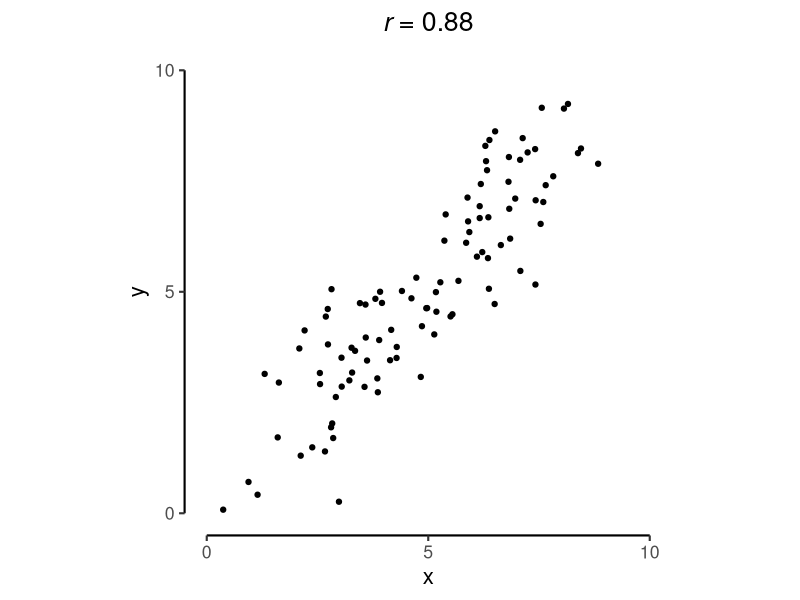
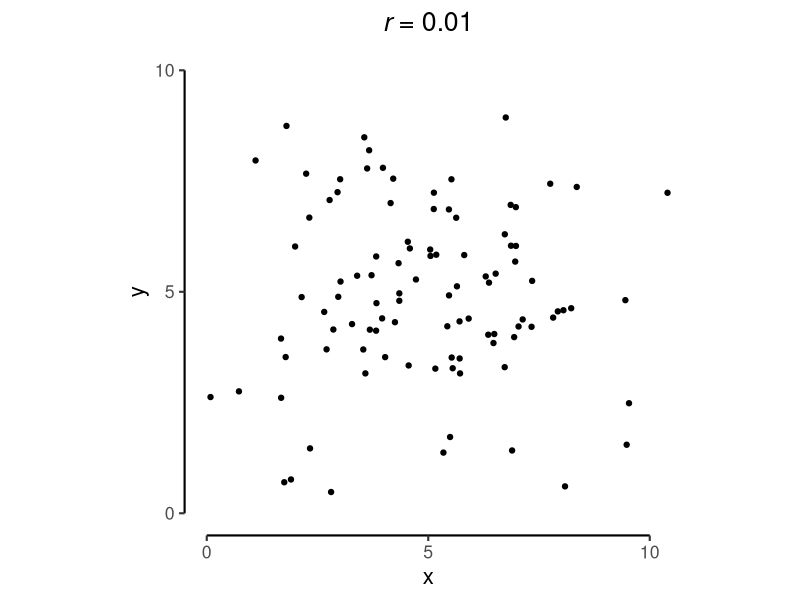
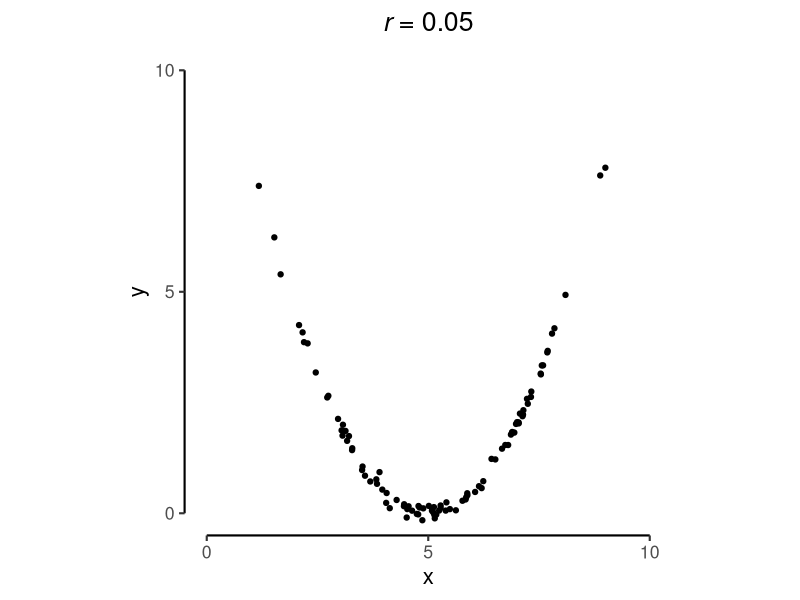
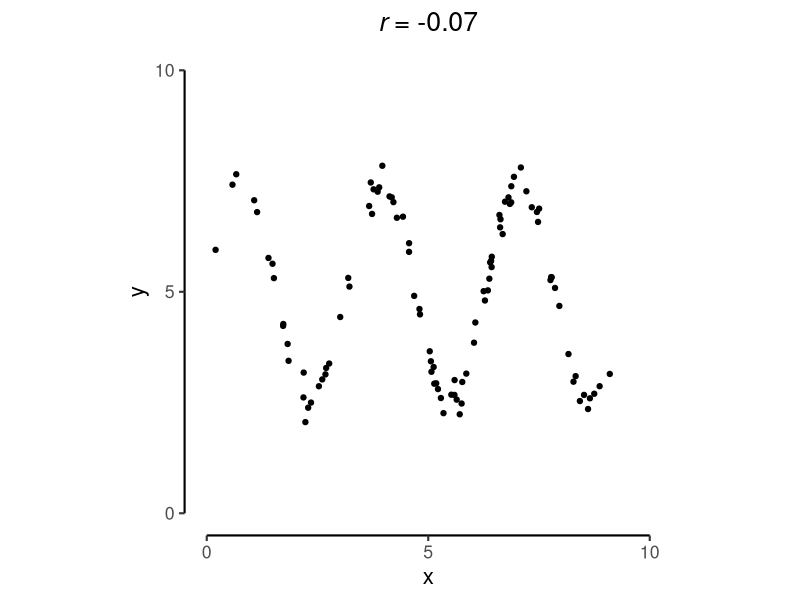
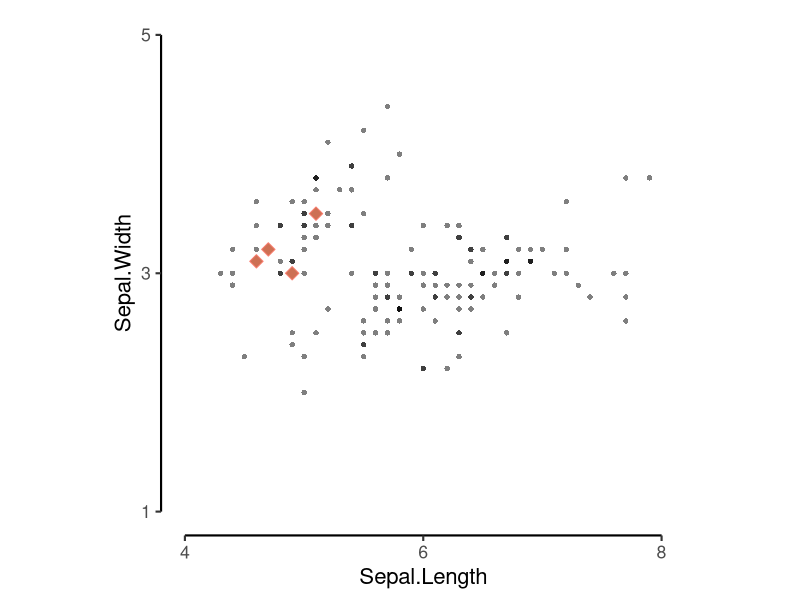
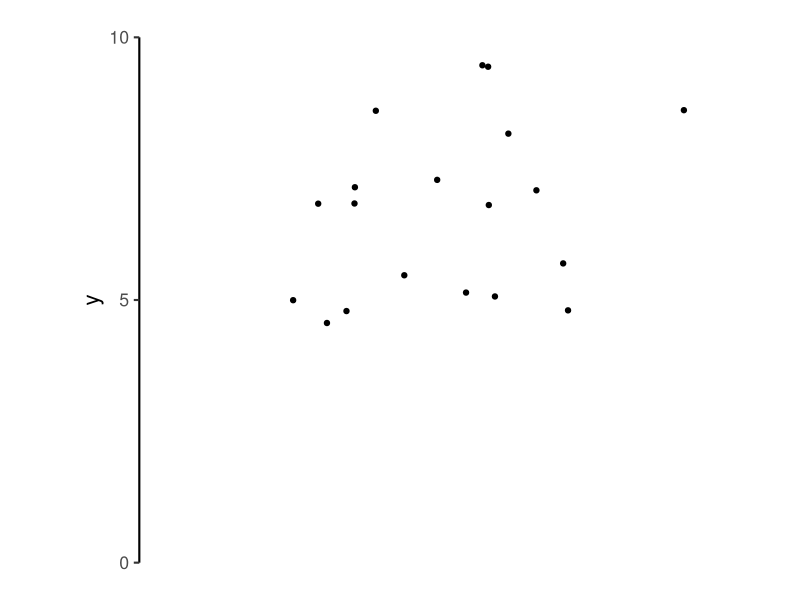
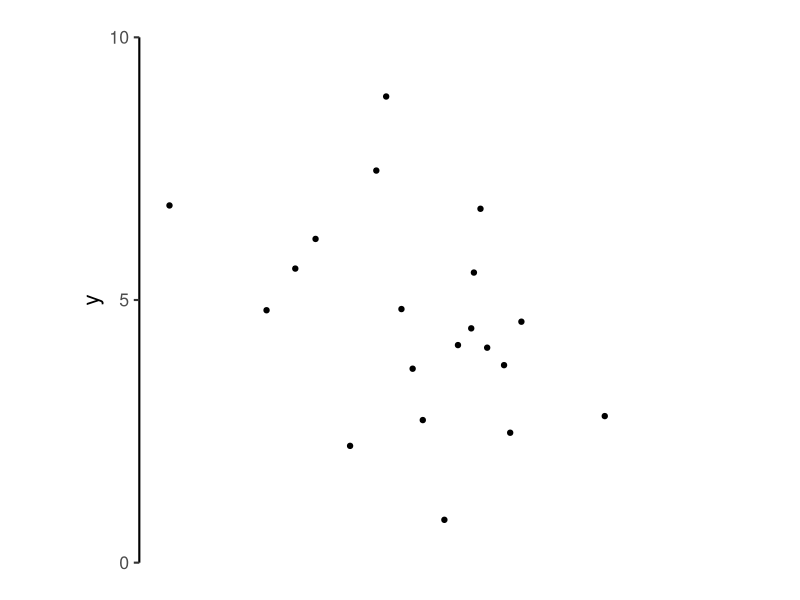
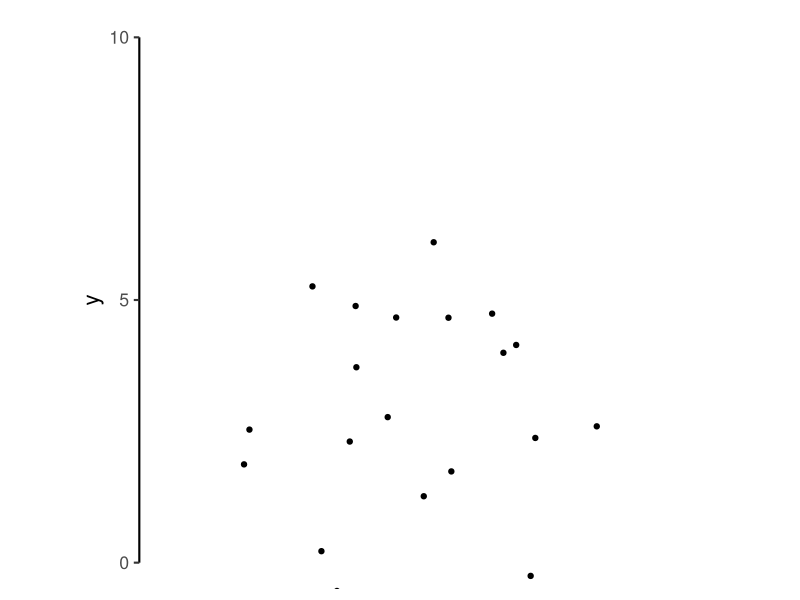

Reproduce these figures in R, in order.
## ---- chunk 1
#| echo: false
library(tidyverse)
## ---- chunk 2
#| echo: false
#| fig-width: 3
#| fig-height: 4
#| fig-align: center
#| layout-ncol: 4
n <- 100

d1 <- data.frame(x = runif(n, 2, 8) + rnorm(n, 0, 1)) |>
  mutate(y = x + rnorm(n, 0, 1))
d2 <- data.frame(x = runif(n, 2, 8) + rnorm(n, 0, 1)) |>
  mutate(y = runif(n, 2, 8) + rnorm(n, 0, 1))
d3 <- data.frame(x = runif(n, 2, 8) + rnorm(n, 0, 1)) |>
  mutate(y = .5* (x - 5)^2  + rnorm(n, 0, .1))
d4 <- data.frame(x = runif(n, 1, 9) + rnorm(n, 0, .5)) |>
  mutate(y = 2.5 * sin(2 * x) + 5 + rnorm(n, 0, .2))

sctplt <- function(df) {
  r <- cor(df$x, df$y)
  
  df |>
    ggplot(aes(x = x, y = y)) +
    geom_point() +
    scale_x_continuous(breaks = c(0, 5, 10), labels = c(0, 5, 10)) +
    scale_y_continuous(breaks = c(0, 5, 10), labels = c(0, 5, 10)) +
    coord_cartesian(xlim = c(0, 10), ylim = c(0, 10)) +
    guides(y = guide_axis(cap = "both"), x = guide_axis(cap = "both")) +
    labs(title = paste("*r* =", round(r, 2))) +
    theme_classic(base_size = 16) +
    theme(aspect.ratio = 1,
          plot.title = ggtext::element_markdown(hjust = .5))
}

sctplt(d1)
sctplt(d2)
sctplt(d3)
sctplt(d4)
## ---- chunk 3
iris_small <- iris |>
  select(Sepal.Length, Sepal.Width) |>
  head(4)
iris_small
## ---- chunk 4
x_bar <- mean(iris_small$Sepal.Length)
x_sd <- sd(iris_small$Sepal.Length)

y_bar <- mean(iris_small$Sepal.Width)
y_sd <- sd(iris_small$Sepal.Width)

iris_small <- iris_small |>
  mutate(sq_diff_x = Sepal.Length - x_bar,
         sq_diff_y = Sepal.Width - y_bar,
         product = sq_diff_x * sq_diff_y)
iris_small

sum(iris_small$product) / ((nrow(iris_small) - 1) * x_sd * y_sd)
## ---- chunk 5
iris_small <- iris |>
  select(Sepal.Length, Sepal.Width) |>
  head(4)
iris_small
## ---- chunk 6
cor(iris_small$Sepal.Length, iris_small$Sepal.Width)
## ---- chunk 7
#| echo: false
#| fig-width: 5
#| fig-height: 4
#| fig-align: center
iris |>
  ggplot(aes(x = Sepal.Length, y = Sepal.Width)) +
  geom_point(alpha = .5, shape = 16) +
  geom_point(data = head(iris, 4), fill = "salmon3", color = "salmon", size = 3.3, shape = 23) +
  scale_x_continuous(breaks = c(4, 6, 8), labels = c(4, 6, 8)) +
  scale_y_continuous(breaks = c(1, 3, 5), labels = c(1, 3, 5)) +
  coord_cartesian(xlim = c(4, 8), ylim = c(1, 5)) +
  guides(y = guide_axis(cap = "both"), x = guide_axis(cap = "both")) +
  theme_classic(base_size = 16) +
  theme(aspect.ratio = 1)
## ---- chunk 8
cor(iris$Sepal.Length, iris$Sepal.Width)
## ---- chunk 9
#| echo: false
#| fig-width: 3
#| fig-height: 3
#| fig-align: center
#| layout-ncol: 3
n <- 20

d1 <- data.frame(x = runif(n, 2, 8) + rnorm(n, 0, 1)) |>
  mutate(y = runif(n, 2, 8) + 2 + rnorm(n, 0, 1))
d2 <- data.frame(x = runif(n, 2, 8) + rnorm(n, 0, 1)) |>
  mutate(y = runif(n, 2, 8) + rnorm(n, 0, 1))
d3 <- data.frame(x = runif(n, 2, 8) + rnorm(n, 0, 1)) |>
  mutate(y = runif(n, 2, 8) + -2 + rnorm(n, 0, 1))

sctplt_mean <- function(df) {
  df |>
    ggplot(aes(x = x, y = y)) +
    geom_point() +
    scale_x_continuous(breaks = NULL) +
    scale_y_continuous(breaks = c(0, 5, 10), labels = c(0, 5, 10)) +
    coord_cartesian(xlim = c(0, 10), ylim = c(0, 10)) +
    guides(y = guide_axis(cap = "both"), x = "none") +
    labs(x = NULL) +
    theme_classic(base_size = 16) +
    theme(aspect.ratio = 1)
}

sctplt_mean(d1)
sctplt_mean(d2)
sctplt_mean(d3)
## ---- chunk 10
#| echo: false
#| fig-width: 3
#| fig-height: 3
#| fig-align: center
#| layout-ncol: 3

sctplt_mean(d1) +
  geom_hline(aes(yintercept = mean(y)), color = "salmon") +
  geom_point()
sctplt_mean(d2) +
  geom_hline(aes(yintercept = mean(y)), color = "salmon") +
  geom_point()
sctplt_mean(d3) +
  geom_hline(aes(yintercept = mean(y)), color = "salmon") +
  geom_point()
## ---- chunk 11
#| echo: false
#| fig-width: 3
#| fig-height: 3
#| fig-align: center
#| layout-ncol: 3

sctplt_mean(d1) +
  geom_hline(aes(yintercept = mean(y)), color = "salmon") +
  geom_segment(aes(y = y, yend = mean(y)), color = "salmon", linetype = "dashed") +
  geom_point()
sctplt_mean(d2) +
  geom_hline(aes(yintercept = mean(y)), color = "salmon") +
  geom_segment(aes(y = y, yend = mean(y)), color = "salmon", linetype = "dashed") +
  geom_point()
sctplt_mean(d3) +
  geom_hline(aes(yintercept = mean(y)), color = "salmon") +
  geom_segment(aes(y = y, yend = mean(y)), color = "salmon", linetype = "dashed") +
  geom_point()
## ---- chunk 12
#| echo: false
#| fig-width: 3
#| fig-height: 3
#| fig-align: center
#| layout-ncol: 3

sctplt_mean(d1) +
  geom_hline(aes(yintercept = mean(y)), color = "salmon") +
  geom_segment(aes(y = y, yend = mean(y)), color = "salmon", linetype = "dashed") +
  geom_point()
sctplt_mean(d2) +
  geom_hline(aes(yintercept = mean(y)), color = "salmon") +
  geom_segment(aes(y = y, yend = mean(y)), color = "salmon", linetype = "dashed") +
  geom_point()
sctplt_mean(d3) +
  geom_hline(aes(yintercept = mean(y)), color = "salmon") +
  geom_segment(aes(y = y, yend = mean(y)), color = "salmon", linetype = "dashed") +
  geom_point()
## ---- chunk 13
#| echo: false
#| fig-width: 5
#| fig-height: 4
#| fig-align: center
n <- 30

d1 <- data.frame(x = runif(n, 2, 8) + rnorm(n, 0, 1)) |>
  mutate(y = x + rnorm(n, 0, 1))

sctplt_reg <- function(df) {
  df |>
    ggplot(aes(x = x, y = y)) +
    geom_point() +
    scale_x_continuous(breaks = c(0, 5, 10), labels = c(0, 5, 10)) +
    scale_y_continuous(breaks = c(0, 5, 10), labels = c(0, 5, 10)) +
    coord_cartesian(xlim = c(0, 10), ylim = c(0, 10)) +
    guides(y = guide_axis(cap = "both"), x = guide_axis(cap = "both")) +
    theme_classic(base_size = 16) +
    theme(aspect.ratio = 1,
          plot.title = ggtext::element_markdown(hjust = .5))
}

sctplt_reg(d1)
## ---- chunk 14
#| echo: false
#| fig-width: 5
#| fig-height: 4
#| fig-align: center
sctplt_reg(d1)  +
  geom_segment(aes(x = 0, xend = 10, y = mean(x)), color = "salmon") +
  geom_segment(aes(x = 0, xend = 10, y = 0, yend = 10), color = "salmon") +
  geom_segment(aes(x = 0, xend = 10, y = 2, yend = 8), color = "salmon") +
  geom_segment(aes(x = 0, xend = 10, y = 5, yend = 7), color = "salmon") +
  geom_point()
## ---- chunk 15
#| echo: false
#| fig-width: 5
#| fig-height: 4
#| fig-align: center
library(palmerpenguins)

penguins |>
  ggplot(aes(y = body_mass_g, x = 0)) +
  geom_jitter() +
  scale_x_continuous(breaks = NULL) +
  scale_y_continuous(breaks = c(2000, 4500, 7000)) +
  coord_cartesian(ylim = c(2000, 7000)) +
  guides(y = guide_axis(cap = "both"), x = "none") +
  labs(x = NULL) +
  theme_classic(base_size = 16) +
  theme(aspect.ratio = 1)
## ---- chunk 16
#| echo: false
#| fig-width: 5
#| fig-height: 4
#| fig-align: center
penguins |>
  ggplot(aes(y = body_mass_g, x = 0)) +
  geom_jitter() +
  geom_hline(aes(yintercept = mean(body_mass_g, na.rm=T)),
             color = "seagreen3", linewidth = 1.5) +
  stat_summary(aes(x = .52, y = mean(body_mass_g, na.rm=T),
                   label = mean(body_mass_g, na.rm=T) |> round(1)), geom = "text",
               fun = mean, vjust = -.45, color = "seagreen3", size = 6) +
  scale_x_continuous(breaks = NULL) +
  scale_y_continuous(breaks = c(2000, 4500, 7000)) +
  coord_cartesian(ylim = c(2000, 7000), clip = "off") +
  guides(y = guide_axis(cap = "both"), x = "none") +
  labs(x = NULL) +
  theme_classic(base_size = 16) +
  theme(aspect.ratio = 1)
## ---- chunk 17
#| echo: false
#| fig-width: 5
#| fig-height: 4
#| fig-align: center
penguins |>
  ggplot(aes(y = body_mass_g, x = flipper_length_mm)) +
  geom_hline(aes(yintercept = mean(body_mass_g, na.rm=T)),
             color = "seagreen3", linewidth = 1.5) +
  geom_point() +
  scale_x_continuous(breaks = c(170, 210, 250)) +
  scale_y_continuous(breaks = c(2000, 4500, 7000)) +
  coord_cartesian(ylim = c(2000, 7000), xlim = c(170, 250), clip = "off") +
  guides(y = guide_axis(cap = "both"), x = guide_axis(cap = "both")) +
  theme_classic(base_size = 16) +
  theme(aspect.ratio = 1)
## ---- chunk 18
penguins_m0 <- lm(body_mass_g ~ 1, data = penguins)
summary(penguins_m0)
## ---- chunk 19
penguins_m1 <- lm(body_mass_g ~ flipper_length_mm, data = penguins)
summary(penguins_m1)
## ---- chunk 20
summary(penguins_m1)
## ---- chunk 21
summary(penguins_m1)$coefficients

summary(penguins_m1)$r.squared

summary(penguins_m1)$adj.r.squared
## ---- chunk 22
predict(penguins_m1, newdata = data.frame(flipper_length_mm = seq(170, 240, 1)))
## ---- chunk 23
predicted_data <- data.frame(flipper_length_mm = seq(170, 240, 1)) |>
  mutate(predicted_body_mass = predict(penguins_m1, newdata = data.frame(flipper_length_mm)))
## ---- chunk 24
#| echo: false
#| fig-width: 5
#| fig-height: 4
#| fig-align: center
penguins |>
  ggplot(aes(y = body_mass_g, x = flipper_length_mm)) +
  geom_hline(aes(yintercept = mean(body_mass_g, na.rm=T)),
             color = "seagreen3", linewidth = 1.5, alpha = .33,
             linetype = "dashed") +
  geom_point() +
    geom_line(data = predicted_data,
            aes(x = flipper_length_mm, y = predicted_body_mass),
            color = "seagreen3", linewidth = 1.5) +
  scale_x_continuous(breaks = c(170, 210, 250)) +
  scale_y_continuous(breaks = c(2000, 4500, 7000)) +
  coord_cartesian(ylim = c(2000, 7000), xlim = c(170, 250), clip = "off") +
  guides(y = guide_axis(cap = "both"), x = guide_axis(cap = "both")) +
  theme_classic(base_size = 16) +
  theme(aspect.ratio = 1)
## ---- chunk 25
penguins_m2 <- lm(body_mass_g ~ flipper_length_mm + bill_length_mm, data = penguins)
summary(penguins_m2)
